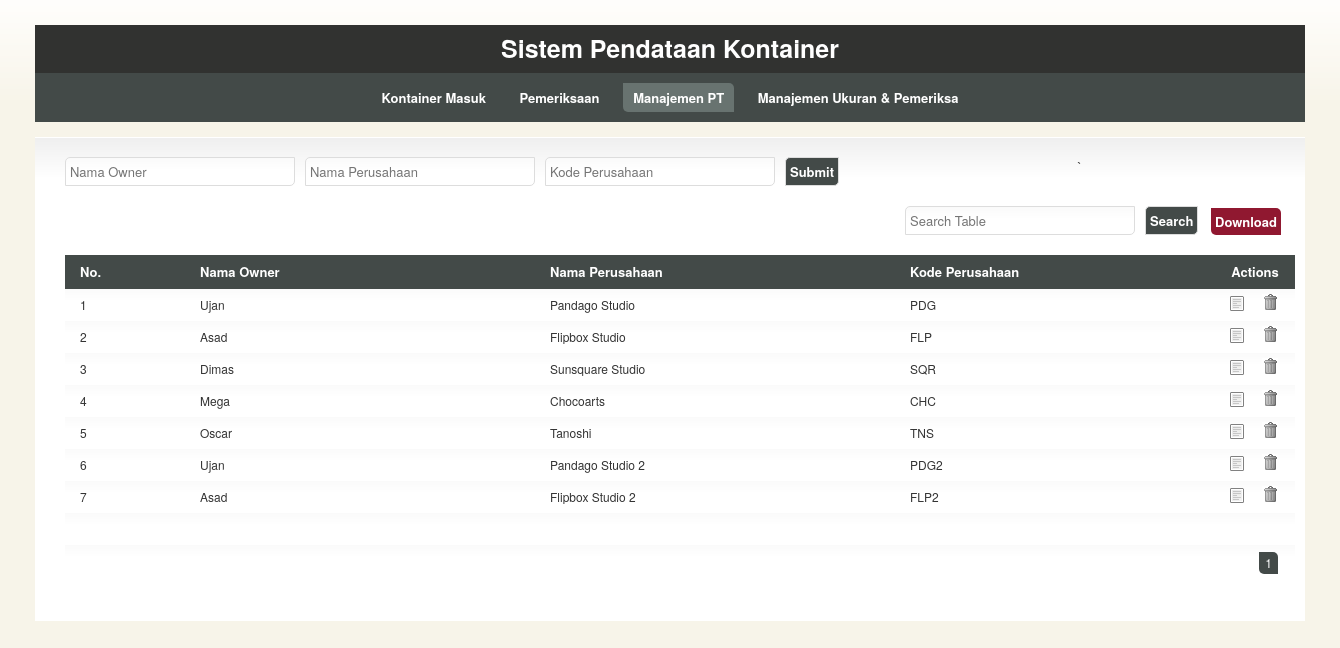
Screenshot of /index.php/manajemen_pt with the database file from the repository.
### tables this page shows
CREATE TABLE IF NOT EXISTS `perusahaan` (
  `no` int(10) NOT NULL AUTO_INCREMENT,
  `nama` varchar(100) DEFAULT NULL,
  `owner` varchar(100) DEFAULT NULL,
  `kode` varchar(50) DEFAULT NULL,
  PRIMARY KEY (`no`)
);

### application/controllers/manajemen_pt.php (called while the page is built, shortened)
<?php if ( ! defined('BASEPATH')) exit('No direct script access allowed');
class Manajemen_pt extends CI_Controller
{
	function __construct()
	{
		$this->load->model('perusahaan_model', 'perusahaan', true);
		$this->load->model('ukuran_model', 'ukuran', true);
	}
	function index()
	{
		$data['rows'] = $this->perusahaan->get_rows(0, 30);
		$data['maxpage'] = $this->perusahaan->get_max_page();
		$data['page'] = 1;
		$this->load->view('manajemen_pt_view', $data);
	}
}

### index.php (called while the page is built, shortened)
<?php
require_once BASEPATH.'core/CodeIgniter.php';

### application/models/perusahaan_model.php (called while the page is built, shortened)
<?php if ( ! defined('BASEPATH')) exit('No direct script access allowed');
class Perusahaan_model extends CI_Model
{
	function get_rows($start, $limit)
	{
		$kueri = "SELECT * FROM perusahaan ORDER BY no LIMIT $start, $limit";
		$ret = $this->db->query($kueri)->result_array();
		return $ret;
	}
}

### application/views/manajemen_pt_view.php (the view, shortened to what this page needs)
<!DOCTYPE html>
<html lang="en">
	<head>
		<link rel="stylesheet" href="<?=base_url();?>application/css/960.css" type="text/css" media="screen" charset="utf-8" />
		<link rel="stylesheet" href="<?=base_url();?>application/css/template.css" type="text/css" media="screen" charset="utf-8" />
		<link rel="stylesheet" href="<?=base_url();?>application/css/colour.css" type="text/css" media="screen" charset="utf-8" />
		<link rel="stylesheet" type="text/css" href="<?=base_url();?>application/js/jquery.fancybox-1.3.4/fancybox/jquery.fancybox-1.3.4.css" media="screen" />
	</head>
	<body>
		<header id="header">
		</header>
		<section id="section">
			<div id="content" class="container_16 clearfix">
				<form method="post" action="<?=site_url('manajemen_pt/entry')?>">
					<div class="grid_5"><p>
						<input name="owner" type="text" placeholder="Nama Owner" required/>
					</p></div>
					<div class="grid_5"><p>
						<input name="nama" type="text" placeholder="Nama Perusahaan" required/>
					</p></div>
					<div class="grid_5"><p>
						<input name="kode" type="text" placeholder="Kode Perusahaan" required/>
					</p></div>
					<div class="grid_1"><p>
						<input type="submit" value="Submit"/>
					</p></div>
				</form>
				<div class="grid_14">
					<p>&nbsp;</p>
				</div>
				<form method='POST' action='<?=base_url();?>manajemen_pt/search'>
					<div class="grid_5">
						<p>
							<input type="text" name='search' placeholder="Search Table"/>
						</p>
					</div>
					<div class="grid_1">
						<p>
							<input type="submit" value="Search" />
						</p>
					</div>
				</form>
				<div class="grid_1">
					<p>
						<?php
						$download_url = base_url()."manajemen_pt/download_xls";
						?>
						<a href='<?=$download_url;?>' class='error'>Download</a>
					</p>
				</div>
				<div class="grid_16">
					<table id="dataList" clas="tablesorter">
						<colgroup>
							<col class="colA" style="width:120px; word-wrap:break-word;"/>
							<col class="colC" style="width:350px; word-wrap:break-word;"/>
							<col class="colD" style="width:360px; word-wrap:break-word;"/>
							<col class="colE" style="width:320px; word-wrap:break-word;"/>
							<col class="colG" style="width:30px; word-wrap:break-word;"/>
							<col class="colH" style="width:50px; word-wrap:break-word;"/>
						</colgroup>
						<thead>
							<tr>
								<th>No.</th>
								<th>Nama Owner</th>
								<th>Nama Perusahaan</th>
								<th>Kode Perusahaan</th>
								<th class='center' colspan="2" width="10%">Actions</th>
							</tr>
						</thead>
						<tbody>
							<?php
							foreach($rows as $row){
								extract($row);
								echo "
									<tr>
										<td id='col_no_$no' style='text-align:left;'>$no</td>
										<td id='col_owner_$no'>$owner</td>
										<td id='col_nama_$no'>$nama</td>
										<td id='col_kode_$no'>$kode</td>
										<td id='col_edit_$no' class='center'><a href='#' onclick=\"edit_row('$no')\" class='edit'></a></td>
										<td id='col_delete_$no' class='center'><a href='#' onclick=\"confirm_delete_row('$no')\" class='trash'></a></td>
									</tr>
								";
							}
							?>
						</tbody>
						<tfoot>
							<tr><td colspan="9">&nbsp;</td><tr>
							<tr>
								<td colspan="9" class="pagination">
									<?php
										$st = $page-4;
										if($st < 1) $st = 1;
										$en = $st + 9;
										if($en > $maxpage){
											$en = $maxpage;
											$st = $en-9;
											if($st < 1) $st = 1;
										}
										for($i = $st; $i <= $en; $i++){
											if($i == $page) echo "<span class='active curved'>$i</span>";
											else{
												if(isset($key)) echo "<a href='".base_url()."manajemen_pt/search?key=$key&page=$i' class='curved'>$i</a>";
												else echo "<a href='".base_url()."manajemen_pt/page/$i' class='curved'>$i</a>";
											}
										}
									?>
								</td>
							</tr>
						</tfoot>
					</table>
				</div>`
			</div>
		</section>
	</body>
</html>

### application/css/960.css (style rules this page uses)
html,body,div,span,applet,object,iframe,h1,h2,h3,h4,h5,h6,p,blockquote,pre,a,abbr,acronym,address,big,cite,code,del,dfn,em,font,img,ins,kbd,q,s,samp,small,strike,strong,sub,sup,tt,var,b,u,i,center,dl,dt,dd,ol,ul,li,fieldset,form,label,legend,table,caption,tbody,tfoot,thead,tr,th,td { margin:0;padding:0;border:0;outline:0;font-size:100%;vertical-align:baseline;background:transparent }
body { line-height:1 }
table { border-collapse:collapse;border-spacing:0 }
body, textarea { color:#333;font:13px/1.5 'Helvetica Neue',Arial,'Liberation Sans',FreeSans,sans-serif }
p,dl,hr,h1,h2,h3,h4,h5,h6,ol,ul,pre,table,address,fieldset { margin-bottom:20px }
.grid_1 select,.grid_1 input,.grid_1 textarea { width:30px }
.grid_5 select,.grid_5 input,.grid_5 textarea { width:220px }
.grid_1, .grid_2, .grid_3, .grid_4, .grid_5, .grid_6, .grid_7, .grid_8, .grid_9, .grid_10, .grid_11, .grid_12, .grid_13, .grid_14, .grid_15, .grid_16 { display: inline; float: left; margin-left: 10px; margin-right: 10px; }
.grid_16 { float:center; }
.container_16 .grid_1, .container_16 .grid_1 .box, .container_16 .grid_1 .ui-state-highlight { width: 40px !important }
.container_16 .grid_5, .container_16 .grid_5 .box, .container_16 .grid_5 .ui-state-highlight { width: 220px !important }
.container_16 .grid_14, .container_16 .grid_14 .box, .container_16 .grid_14 .ui-state-highlight { width: 820px !important }
.container_16 .grid_16, .container_16 .grid_16 .box, .container_16 .grid_16 .ui-state-highlight { width: 940px !important }
.clearfix:after { clear: both; content: ' '; display: block; font-size: 0; line-height: 0; visibility: hidden; width: 0; height: 0; }

### application/css/template.css (style rules this page uses)
.center { text-align:center; }
a { text-decoration:none; }
#content { width:1270px; position:relative; margin-left: auto; margin-right: auto; text-align:center; float:center; }
label, #navigation, .error, .success, input[type="submit"], input[type="reset"] { font-weight:bold; }
a.edit, a.trash, a.ip, a.sppb, a.save, a.cancel, a.delete, a.unip, a.sppbyes { padding-left:12px; background-repeat:no-repeat; background-position:left center; }
a { padding:4px; }
table { width:100%; bord }
th, td { padding:7px 15px; text-align:left; }
#header { width:1270px; margin:10px auto 0 auto; padding:5px 30px; text-align:center; }
#section { width:1270px; margin:auto; }
#content { padding:20px; -moz-border-radius-topleft: 10px; -moz-border-radius-bottomright: 10px; }
.curved, #navigation a, #navigation span, .error, .success, .box, .utils a { -moz-border-radius-bottomleft:5px; -moz-border-radius-topright:5px; -webkit-border-bottom-left-radius:5px; -webkit-border-top-right-radius:5px; }
.curved-alt, input, textarea, select, .box, .date td a, .utils a { -moz-border-radius-bottomright:5px; -moz-border-radius-topleft:5px; -webkit-border-bottom-right-radius:5px; -webkit-border-top-left-radius:5px; }
input, textarea, select { border:1px solid; font-family:inherit; font-size:inherit; padding:4px; }
input[type="submit"], input[type="reset"] { cursor:pointer; width:auto !important; }
.pagination { text-align:right; }
.pagination a, .pagination span { display:inline-block; margin:0 2px; padding:2px 6px; }
#dataList { table-layout:fixed; width:1230px; }
#dataList th,td { vertical-align:middle; }
#dataList th { cursor:pointer; }
#dataList2 th,td { vertical-align:bottom; font-size:12px; }
a.error { position:relative; top:6px; left:6px; }

### application/css/colour.css (style rules this page uses)
body { background:#F7F4E9 url(../img/body.png) repeat-x top center; }
th,#colnav,.active,input[type=submit],.pagination a:hover,.date td a:hover { background:#434A48; color:#fff }
select, textarea, input, td, #section, #foot { background:#fff url(../img/gradient.png) repeat-x 0 -28px }
tr { background-position:0 -18px; }
#section { background-position:0 1px; }
.active, th, #head, #navigation a, input[type=submit] { color:#fff; }
input, select, textarea { border-color:#ddd }
a { color:#888 }
a.edit { background-image:url(../img/edit.png) }
a.trash { background-image:url(../img/trash.png) }
.error,.success,.info,.error a,.success a,.info a { color:#fff }
.error { background:#901830 }

### rows the page displays
perusahaan: no "1", owner "Ujan", nama "Pandago Studio", kode "PDG"
perusahaan: no "2", owner "Asad", nama "Flipbox Studio", kode "FLP"
perusahaan: no "3", owner "Dimas", nama "Sunsquare Studio", kode "SQR"
perusahaan: no "4", owner "Mega", nama "Chocoarts", kode "CHC"
perusahaan: no "5", owner "Oscar", nama "Tanoshi", kode "TNS"
perusahaan: no "6", owner "Ujan", nama "Pandago Studio 2", kode "PDG2"
perusahaan: no "7", owner "Asad", nama "Flipbox Studio 2", kode "FLP2"
